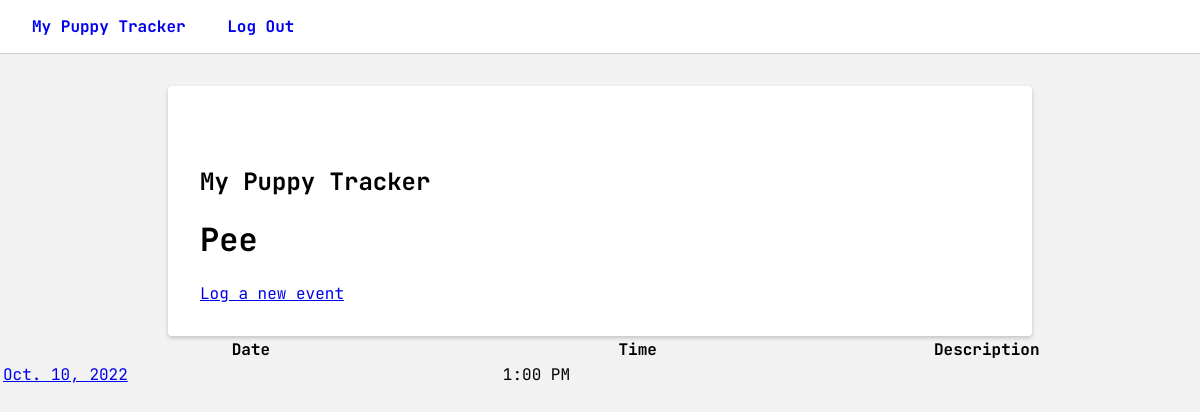
Page /records/category/Pee/ (signed in) on the committed database.
### records/models.py (models this page shows, shortened)
class Category(models.Model):
    name = models.CharField(max_length = 100)

class Log(models.Model):
    date = models.DateField(auto_now_add=False)
    time = models.TimeField(auto_now_add=False, null=True, blank=True)
    description = models.TextField(null=True, blank=True)
    category = models.ForeignKey(
        Category,
        related_name="logs",
        on_delete=models.CASCADE
    )

### records/views.py (the view)
# urls.py: path("category/<str:category_name>/", category_details, name="category_details"),
@login_required
def category_details(request, category_name):
    category_name = category_name.capitalize()
    category = get_object_or_404(Category, name=category_name)
    context = {"category": category}
    return render(request, "records/detail.html", context)

### records/templates/records/detail.html
{% extends 'base.html' %}
{% load static %}
{% block content %}
    <main>
        <div class="log-detail">
            <h2>
                My Puppy Tracker
            </h2>
            <h1>
                {{ category.name }}
            </h1>
            <a href="{% url 'log_event' category.name %}">Log a new event</a>
        </div>
        <div>
            <table>
                <thead>
                    <tr>
                        <th>Date</th>
                        <th>Time</th>
                        <th>Description</th>
                    </tr>
                </thead>
                <tbody>
                    {% for log in category.logs.all %}
                    <tr>
                        <td><a href="{% url 'edit_event' log.id %}">{{ log.date|date:"N d, Y" }}</a></td>
                        <td>{{ log.time|time:"g:i A" }}</td>
                        <td>{{ log.description }}</td>
                    </tr>
                    {% endfor %}
                </tbody>
            </table>
        </div>
    </main>
{% endblock content %}

### records/static/css/records.css (style rules this page uses)
body, input, textarea, button, select { font-family: 'JetBrains Mono', monospace; font-size: 16px; margin: 0; padding: 0; }
html, body { background-color: #F2F2F2; }
table { width: 100%; }
.log-detail h2 { margin-top: 2em; }
.my-tasks-list, .categories-list, .log-detail { background-color: white; border-radius: 4px; box-shadow: 0 2px 4px rgba(0, 0, 0, 0.2); margin: auto; max-width: 800px; padding: 2em; }

### rows in the picture
Category: name "Pee"
Log: date "Oct. 10, 2022", time "1:00 PM"
